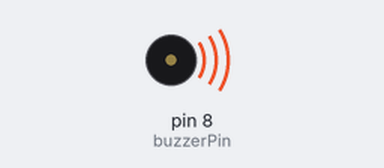
Bench run of a sketch on a simulated Arduino Uno, built with avr-gcc and run on an emulated ATmega328P. On the bench: buzzer (waves = sounding).

Above: at 0.1 s.
At 4.8 s:
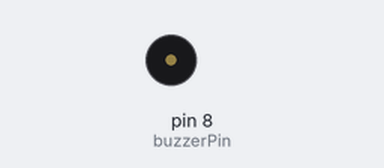
Timing chart, 0 to 6.3 s (numbered marks = the images above):
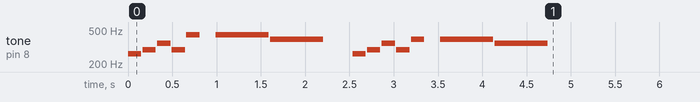

The sketch:

spill_sang.ino
```cpp
// Definer variabler for å spille en sang
const int buzzerPin = 8;
const int songLength = 18;
char notes[] = "cdfda ag cdfdg gf "; // mellomrom betyr en pause

// Beats er en tabell av varighet for hver note og hver pause.
// En "1" representerer en kvart-note, "2" en halv-note etc.
// Ikke glem at også pausene trenger en varighet.
int beats[] = {1, 1, 1, 1, 1, 1, 4, 4, 2, 1, 1, 1, 1, 1, 1, 4, 4, 2};

// tempo bestemmer hvor fort sangen skal spilles.
// For å spille sangen fortere må du velge en mindre verdi.
int tempo = 150;

void spillSang()
{
  int i, duration;

  for (i = 0; i < songLength; i++) // gå gjennom sang tabellen
  {
    duration = beats[i] * tempo;  // lengden på note/pause i millisekunder

    if (notes[i] == ' ')          // er dette en pause?
    {
      delay(duration);            // da tar vi en pause
    }
    else                          // ellers, spiller vi noten
    {
      tone(buzzerPin, frequency(notes[i]), duration);
      delay(duration);            // vent til noten er ferdigspillt
    }
    delay(tempo / 10);            // en kort pause mellom notene
  }
}

int frequency(char note)
{
  // Denne funksjonen tar en note-bokstav (a-g), og returnerer
  // den riktige frekvensen i Hz som skal brukes i tone() funksjonen.

  int i;
  const int numNotes = 8;  // antall noter vi har definert

  // De følgende tabellene inneholder note bokstavene
  // og deres frekvenser.

  char names[] = { 'c', 'd', 'e', 'f', 'g', 'a', 'b', 'C' };
  int frequencies[] = {262, 294, 330, 349, 392, 440, 494, 523};

  // Vi søker nå igjennom tabellen for navm og hvis vi finner bokstaven så
  // returnerer vi den tilsvarende frekvensen

  for (i = 0; i < numNotes; i++)  // gå gjennom navnene
  {
    if (names[i] == note)         // er dette riktig bokstav?
    {
      return (frequencies[i]);    // Ja! Returner frekvensen
    }
  }
  return (0); // Vi så gjennom alt og fant ikke note-bokstaven,
  // vi må allikevel gi en returverdi så vi returnerer 0.
}

void setup() {
  // put your setup code here, to run once:
  pinMode(buzzerPin, OUTPUT);

  // Hvis du vil spille sangen bare en gang:
  spillSang();
}

void loop() {
  // Hvis du vil spille sangen hele tiden:
  // spillSang();
  // delay(2000);    // en pause mellom hver gang
}
```
